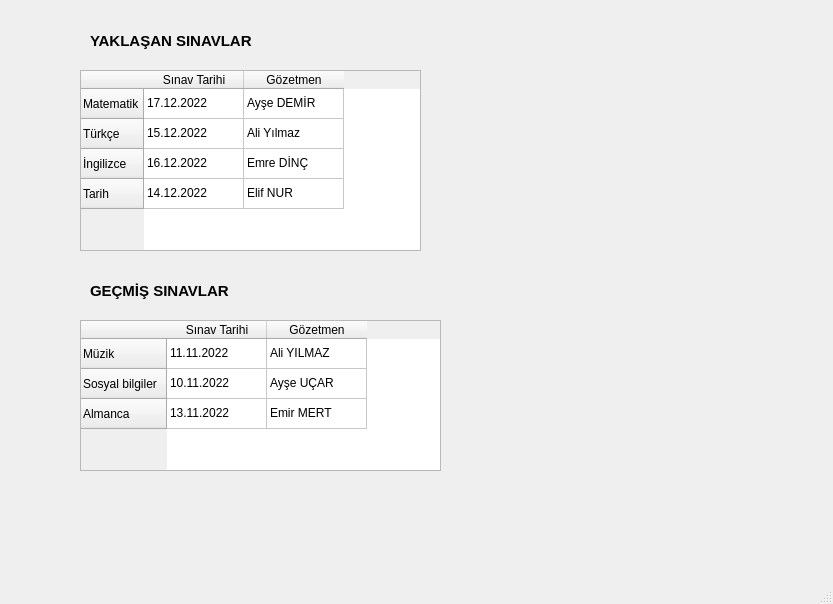
<?xml version="1.0" encoding="UTF-8"?>
<ui version="4.0">
 <class>MainWindow</class>
 <widget class="QMainWindow" name="MainWindow">
  <property name="geometry">
   <rect>
    <x>0</x>
    <y>0</y>
    <width>833</width>
    <height>604</height>
   </rect>
  </property>
  <property name="windowTitle">
   <string>MainWindow</string>
  </property>
  <widget class="QWidget" name="centralwidget">
   <widget class="QTableWidget" name="tableWidget">
    <property name="geometry">
     <rect>
      <x>80</x>
      <y>70</y>
      <width>341</width>
      <height>181</height>
     </rect>
    </property>
    <row>
     <property name="text">
      <string>Matematik</string>
     </property>
    </row>
    <row>
     <property name="text">
      <string>Türkçe</string>
     </property>
    </row>
    <row>
     <property name="text">
      <string>İngilizce</string>
     </property>
    </row>
    <row>
     <property name="text">
      <string>Tarih</string>
     </property>
    </row>
    <column>
     <property name="text">
      <string>Sınav Tarihi</string>
     </property>
    </column>
    <column>
     <property name="text">
      <string>Gözetmen</string>
     </property>
    </column>
    <item row="0" column="0">
     <property name="text">
      <string>17.12.2022</string>
     </property>
    </item>
    <item row="0" column="1">
     <property name="text">
      <string>Ayşe DEMİR</string>
     </property>
    </item>
    <item row="1" column="0">
     <property name="text">
      <string>15.12.2022</string>
     </property>
    </item>
    <item row="1" column="1">
     <property name="text">
      <string>Ali Yılmaz</string>
     </property>
    </item>
    <item row="2" column="0">
     <property name="text">
      <string>16.12.2022</string>
     </property>
    </item>
    <item row="2" column="1">
     <property name="text">
      <string>Emre DİNÇ</string>
     </property>
    </item>
    <item row="3" column="0">
     <property name="text">
      <string>14.12.2022</string>
     </property>
    </item>
    <item row="3" column="1">
     <property name="text">
      <string>Elif NUR</string>
     </property>
    </item>
   </widget>
   <widget class="QLabel" name="label">
    <property name="geometry">
     <rect>
      <x>90</x>
      <y>30</y>
      <width>221</width>
      <height>21</height>
     </rect>
    </property>
    <property name="font">
     <font>
      <pointsize>11</pointsize>
      <weight>75</weight>
      <bold>true</bold>
     </font>
    </property>
    <property name="text">
     <string>YAKLAŞAN SINAVLAR</string>
    </property>
   </widget>
   <widget class="QTableWidget" name="tableWidget_2">
    <property name="geometry">
     <rect>
      <x>80</x>
      <y>320</y>
      <width>361</width>
      <height>151</height>
     </rect>
    </property>
    <row>
     <property name="text">
      <string>Müzik</string>
     </property>
    </row>
    <row>
     <property name="text">
      <string>Sosyal bilgiler</string>
     </property>
    </row>
    <row>
     <property name="text">
      <string>Almanca</string>
     </property>
    </row>
    <column>
     <property name="text">
      <string>Sınav Tarihi</string>
     </property>
    </column>
    <column>
     <property name="text">
      <string>Gözetmen</string>
     </property>
    </column>
    <item row="0" column="0">
     <property name="text">
      <string>11.11.2022</string>
     </property>
    </item>
    <item row="0" column="1">
     <property name="text">
      <string>Ali YILMAZ</string>
     </property>
    </item>
    <item row="1" column="0">
     <property name="text">
      <string>10.11.2022</string>
     </property>
    </item>
    <item row="1" column="1">
     <property name="text">
      <string>Ayşe UÇAR</string>
     </property>
    </item>
    <item row="2" column="0">
     <property name="text">
      <string>13.11.2022</string>
     </property>
    </item>
    <item row="2" column="1">
     <property name="text">
      <string>Emir MERT</string>
     </property>
    </item>
   </widget>
   <widget class="QLabel" name="label_2">
    <property name="geometry">
     <rect>
      <x>90</x>
      <y>280</y>
      <width>211</width>
      <height>21</height>
     </rect>
    </property>
    <property name="font">
     <font>
      <pointsize>11</pointsize>
      <weight>75</weight>
      <bold>true</bold>
     </font>
    </property>
    <property name="text">
     <string>GEÇMİŞ SINAVLAR</string>
    </property>
   </widget>
  </widget>
  <widget class="QStatusBar" name="statusbar"/>
 </widget>
 <resources/>
 <connections/>
</ui>
